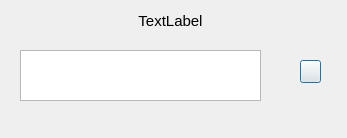
<?xml version="1.0" encoding="UTF-8"?>
<ui version="4.0">
 <class>Editar</class>
 <widget class="QDialog" name="Editar">
  <property name="geometry">
   <rect>
    <x>0</x>
    <y>0</y>
    <width>347</width>
    <height>138</height>
   </rect>
  </property>
  <property name="windowTitle">
   <string>Dialog</string>
  </property>
  <widget class="QLabel" name="lblDescripcion">
   <property name="geometry">
    <rect>
     <x>20</x>
     <y>10</y>
     <width>301</width>
     <height>21</height>
    </rect>
   </property>
   <property name="font">
    <font>
     <pointsize>11</pointsize>
    </font>
   </property>
   <property name="text">
    <string>TextLabel</string>
   </property>
   <property name="alignment">
    <set>Qt::AlignCenter</set>
   </property>
  </widget>
  <widget class="QTextEdit" name="textEdit">
   <property name="geometry">
    <rect>
     <x>20</x>
     <y>50</y>
     <width>241</width>
     <height>51</height>
    </rect>
   </property>
  </widget>
  <widget class="QPushButton" name="pushButton">
   <property name="geometry">
    <rect>
     <x>300</x>
     <y>60</y>
     <width>21</width>
     <height>23</height>
    </rect>
   </property>
   <property name="text">
    <string/>
   </property>
  </widget>
 </widget>
 <resources/>
 <connections/>
</ui>
